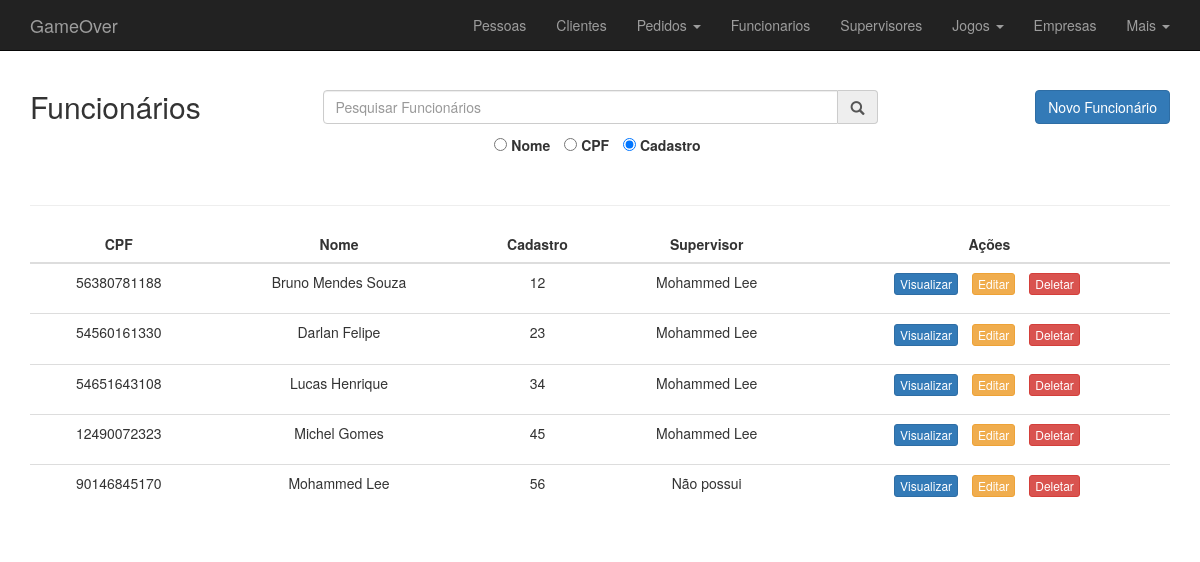
Page /funcionario.php on the earlier database version.
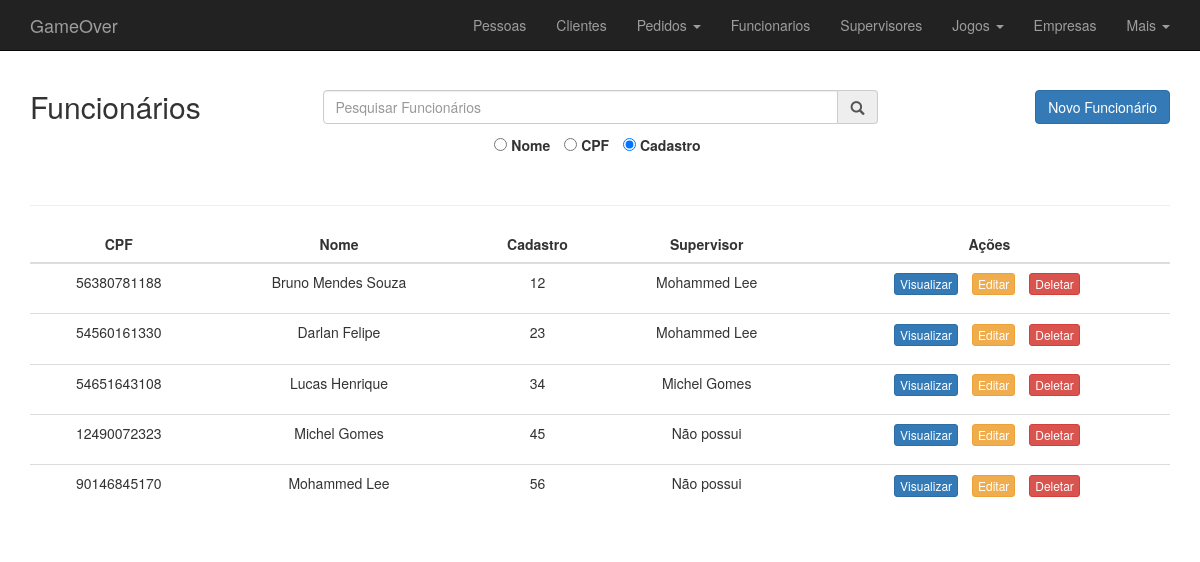
Same page on the later database version.
### tables this page shows
CREATE TABLE IF NOT EXISTS `FUNCIONARIO` (
  `cracha` INT NOT NULL,
  `PESSOA_CPF` CHAR(11) NULL,
  `telefone` CHAR(11),
  PRIMARY KEY (`PESSOA_CPF`),
  UNIQUE (`cracha`),
  CONSTRAINT `fk_FUNCIONARIO_PESSOA1`
    FOREIGN KEY (`PESSOA_CPF`)
    REFERENCES `PESSOA` (`CPF`) ON UPDATE CASCADE ON DELETE CASCADE);

CREATE TABLE IF NOT EXISTS `PESSOA` (
  `CPF` CHAR(11) NOT NULL,
  `nome_pessoa` VARCHAR(255) NOT NULL,
  `data_nasc_pessoa` DATE NOT NULL,
  PRIMARY KEY (`CPF`));

CREATE TABLE IF NOT EXISTS `FISCALIZADO_POR` (
  `FUNCIONARIO_PESSOA_CPF` CHAR(11) NOT NULL,
  `SUPERVISOR_FUNCIONARIO_PESSOA_CPF` CHAR(11),
  PRIMARY KEY (`FUNCIONARIO_PESSOA_CPF`),
  CONSTRAINT `fk_FISCALIZADO_POR_FUNCIONARIO1`
    FOREIGN KEY (`FUNCIONARIO_PESSOA_CPF`)
    REFERENCES `FUNCIONARIO` (`PESSOA_CPF`) ON UPDATE CASCADE ON DELETE CASCADE,
  CONSTRAINT `fk_FISCALIZADO_POR_SUPERVISOR1`
    FOREIGN KEY (`SUPERVISOR_FUNCIONARIO_PESSOA_CPF`)
    REFERENCES `SUPERVISOR` (`FUNCIONARIO_PESSOA_CPF`) ON UPDATE CASCADE ON DELETE CASCADE);

### www/funcionario/funcionario_control.php (called while the page is built, shortened)
<?php
    $referencia = cracha;
    $table = FUNCIONARIO;
    $key = PESSOA_CPF;
    $tableMin = strtolower($table);
    function lista_funcionario($conexao){
        $rows = array();
        $select = "SELECT F.PESSOA_CPF AS CPF, F.cracha as cracha, P.nome_pessoa as nome, FP.SUPERVISOR_FUNCIONARIO_PESSOA_CPF as supervisor
                    FROM FUNCIONARIO F
                    JOIN PESSOA P ON F.PESSOA_CPF = P.CPF
                    JOIN FISCALIZADO_POR FP ON FP.FUNCIONARIO_PESSOA_CPF = F.PESSOA_CPF";
        $resultado = mysqli_query($conexao, $select);
        while ($row = mysqli_fetch_assoc($resultado)) {
            array_push($rows, $row);
        }
        return $rows;
    }
    function supervisor_nome($conexao, $cpf){
        $select = "SELECT P.nome_pessoa AS supervisor
                   FROM SUPERVISOR S
                   JOIN PESSOA P ON P.CPF = S.FUNCIONARIO_PESSOA_CPF
                   WHERE S.FUNCIONARIO_PESSOA_CPF = '{$cpf}'";
        $resultado = mysqli_query($conexao, $select);
        $selecionado = mysqli_fetch_assoc($resultado);
        return $selecionado['supervisor'];
    }

### www/funcionario.php (the view, shortened to what this page needs)
<?php
    include 'cabecalho.php';
    include 'bd_control/conecta.php';
    include 'funcionario/funcionario_control.php';
    $rows = lista_funcionario($conexao);
?>
    <div class="container">
        <div class="row">
            <div class="col-md-3">
                <h2>Funcionários</h2>
            </div>
            <div class="col-md-6">
                <div class="input-group h2">
                    <input name="busca" class="form-control" id="busca" type="text" placeholder="Pesquisar Funcionários">
                    <div class="input-group-addon"><span class="glyphicon glyphicon-search"></span></div>
                </div>
            </div>
            <div class="col-md-3">
                <a href="funcionario/funcionario_add.php" class="btn btn-primary pull-right h2">Novo Funcionário</a>
            </div>
        </div>
        <div class="row text-center ">
            <ul class="list-inline">
                <li>
                    <div class="form-group">
                        <input type="radio" id="busca_nome" name="campo" value="nome_pessoa">
                        <label for="busca_nome">Nome</label>
                    </div>
                </li>
                <li>
                    <div class="form-group">
                            <input type="radio" id="busca_cpf" name="campo" value="PESSOA_CPF">
                            <label for="busca_cpf">CPF</label>
                    </div>
                </li>
                <li>
                    <div class="form-group">
                        <input type="radio" id="busca_cad" name="campo" value="cracha" checked>
                        <label for="busca_cad">Cadastro</label>
                    </div>
                </li>
            </ul>
        </div>
        <hr />
        <div id="list" class="row text-center">
            <div class="table-responsive col-md-12">
                <table class="table table-hover">
                    <thead>
                        <tr>
                            <th class="text-center">CPF</th>
                            <th class="text-center">Nome</th>
                            <th class="text-center">Cadastro</th>
                            <th class="text-center">Supervisor</th>
                            <th class="text-center">Ações</th>
                        </tr>
                    </thead>
                    <tbody id="itens">
                        <?php
                            foreach ($rows as $row):
                                $supervisor = ($row['supervisor'] == NULL) ? 'Não possui':supervisor_nome($conexao, $row['supervisor']);
                        ?>
                            <tr>
                                <td><?=$row['CPF']?></td>
                                <td><?=$row['nome']?></td>
                                <td><?=$row['cracha']?></td>
                                <td><?=$supervisor?></td>
                                <?php
                                    include 'acoes.php';
                                ?>
                            </tr>
                        <?php
                            endforeach;
                        ?>
                    </tbody>
                </table>
            </div>
        </div>
    </div>
<?php
include "rodape.php";
?>

### www/cabecalho.php (shortened to what this page needs)
<!DOCTYPE html>
<html lang="br">
    <head>
        <link rel="stylesheet" href="lib/bootstrap-3.3.7/css/bootstrap.min.css">
        <link rel="stylesheet" href="style.css">
        <link rel="stylesheet" href="lib/jQuery-ui/jquery-ui.theme.min.css">
        <link rel="stylesheet" href="lib/jQuery-ui/jquery-ui.min.css">
    </head>
    <header>
        <nav class="navbar navbar-inverse navbar-fixed-top">
            <div class="container">
                <div class="navbar-header">
                    <a class="navbar-brand active" href="index.php"><span id="game-home">Game</span><span id="over-home">Over</span></a>
                </div>
                <ul class="nav navbar-nav navbar-right">
                    <li><a href="pessoa.php">Pessoas</a></li>
                    <li><a href="cliente.php">Clientes</a></li>
                    <li class="dropdown">
                        <a href="pedido.php" class="dropdown-toggle" aria-haspopup="true" aria-expanded="false">Pedidos <span class="caret"></span></a>
                    </li>
                    <li><a href="funcionario.php">Funcionarios</a></li>
                    <li><a href="supervisor.php">Supervisores</a></li>
                    <li class="dropdown">
                        <a href="jogos.php" class="dropdown-toggle" aria-haspopup="true" aria-expanded="false">Jogos <span class="caret"></span></a>
                    </li>
                    <li><a href="empresa.php">Empresas</a></li>
                    <li class="dropdown">
                        <a href="#" class="dropdown-toggle" data-toggle="dropdown" role="button" aria-haspopup="true" aria-expanded="false">Mais <span class="caret"></span></a>
                    </li>
                </ul>
            </div>
        </nav>
    </header>
    <body>
        <main>

### www/acoes.php (shortened to what this page needs)
<td>
    <ul class="list-inline">
        <li>
            <form action="<?=$tableMin?>/<?=$tableMin?>_view.php" method="post">
                <button class="btn btn-primary btn-xs">Visualizar</button>
            </form>
        </li>
        <li>
            <form action="<?=$tableMin?>/<?=$tableMin?>_edit.php" method="post">
                <button class="btn btn-warning btn-xs">Editar</button>
            </form>
        </li>
        <li>
            <input type="button" class="btn btn-danger btn-xs" value="Deletar" onclick="confirmaDelete('<?=$row["{$referencia}"]?>','<?=$row["{$key}"]?>')">
        </li>
    </ul>
</td>

### www/rodape.php (shortened to what this page needs)
        </main>
    </body>
</html>

### www/style.css (style rules this page uses)
body { padding-top: 70px; }

Differences in the rows shown:
changed through a linked row, funcionario "Lucas Henrique": fiscalizado_por.SUPERVISOR_FUNCIONARIO_PESSOA_CPF "Mohammed Lee" → "Michel Gomes"
changed through a linked row, funcionario id 12490072323: fiscalizado_por.SUPERVISOR_FUNCIONARIO_PESSOA_CPF "Mohammed Lee" → "Não possui"
